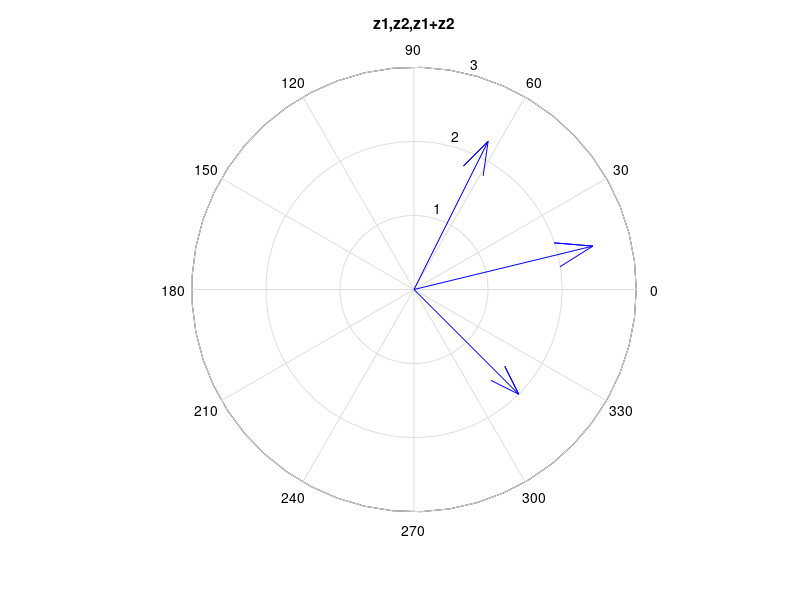
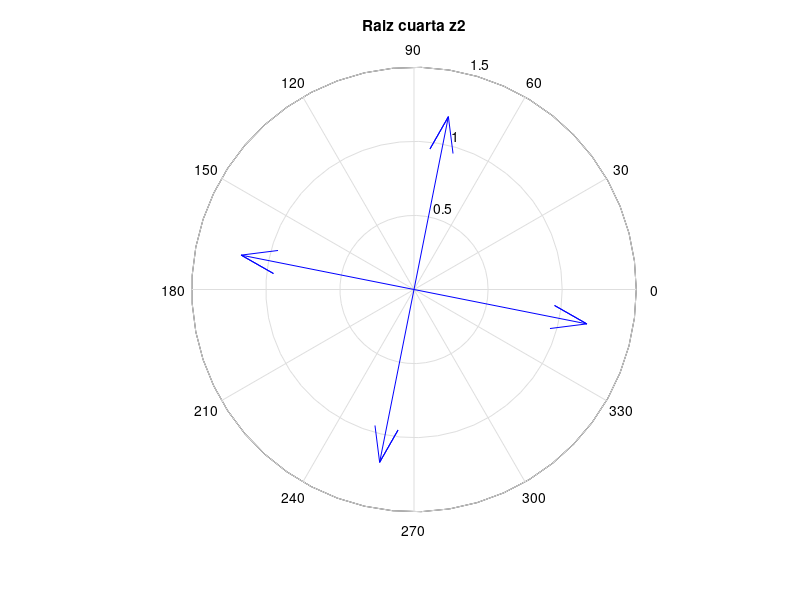

MATLAB code for these plots, in order:
%Punto 1.1---------------------------------------------------------
z1=1+2i %Numero complejo fma cartesiana
z2=2*exp(-i*pi/4) %Numero complejo fma polar
abs(z1),angle(z1) %M?dulo y fase
real(z2),imag(z2) %Parte Real e Imaginaria
%Punto 1.2---------------------------------------------------------
z3=z1+z2 %Suma en complejos
z4=z1-z2 %Resta en complejos
z5=z1*z2 %Producto en complejos
z6=z2/z1 %Cociente en complejos
z7=(z1)^3 ; %Potenciaci?n en complejos
z8=roots([1 0 0 0 (-1)*z2]) %Radicaci?n en complejos
%Punto 1.3---------------------------------------------------------
figure(1),compass([z1 z2 z3]) %Visualizaci?n gr?fica
title('z1,z2,z1+z2') %z1,z2,z1+z2
figure(2),compass(z8) %
title('Raiz cuarta z2') %4 Raices de z2